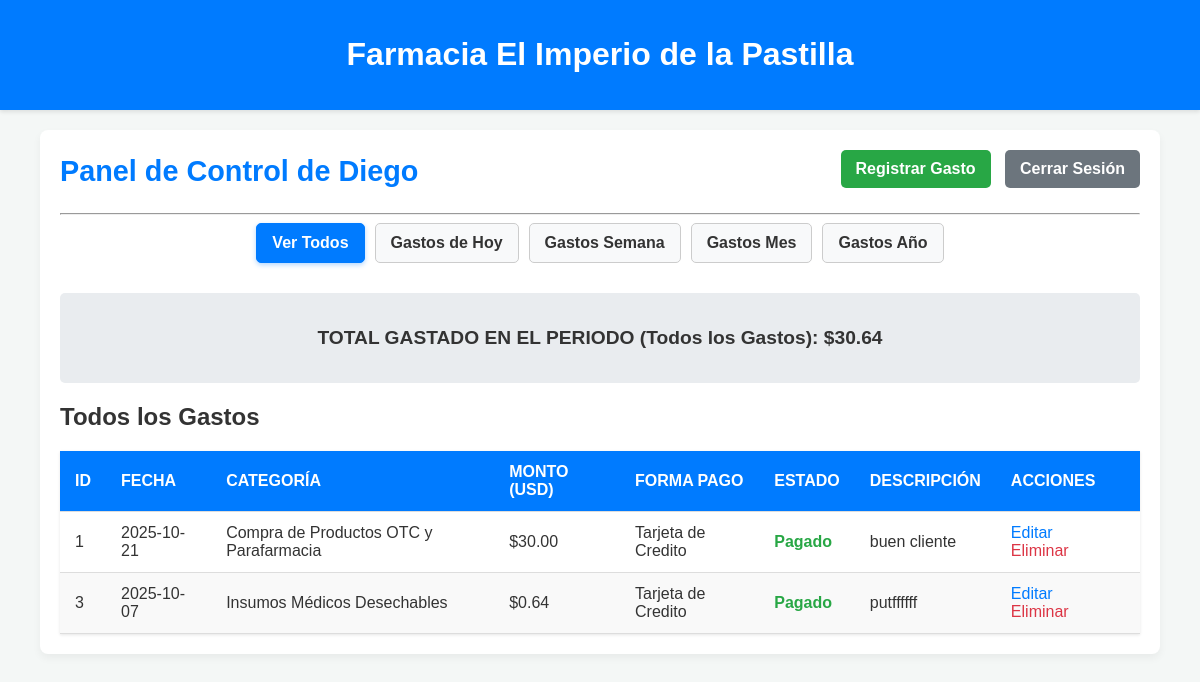
Page /dashboard.php (signed in) on the committed database.
### tables this page shows
CREATE TABLE `gastos` (
  `id` int(11) NOT NULL PRIMARY KEY AUTO_INCREMENT,
  `usuario_id` int(11) NOT NULL,
  `categoria_id` int(11) NOT NULL,
  `fecha` date NOT NULL,
  `monto` decimal(10,2) NOT NULL,
  `pagado` tinyint(1) NOT NULL DEFAULT 0,
  `forma_pago` varchar(100) DEFAULT NULL,
  `descripcion` text DEFAULT NULL,
  FOREIGN KEY (`usuario_id`) REFERENCES `usuarios` (`id`),
  FOREIGN KEY (`categoria_id`) REFERENCES `categorias` (`id`)
);

CREATE TABLE `categorias` (
  `id` int(11) NOT NULL PRIMARY KEY AUTO_INCREMENT,
  `nombre` varchar(100) NOT NULL UNIQUE
);

### dashboard.php (the view, shortened to what this page needs)
<?php
require_once 'includes/db.php';
$user_id = $_SESSION['user_id'];
$user_name = $_SESSION['user_name'] ?? 'Usuario';
$gastos = [];
$total_gastado = 0;
$filter = $_GET['filter'] ?? 'all';
$sql_filter = '';
$filter_name = 'Todos los Gastos';
$params = [$user_id];
switch ($filter) {
    case 'all':
    default:
        $sql_filter = '';
        $filter_name = 'Todos los Gastos';
        break;
}
try {
    $stmt = $db->prepare("
        SELECT g.id, g.fecha, g.monto, g.pagado, g.forma_pago, g.descripcion, c.nombre AS categoria_nombre
        FROM gastos g
        JOIN categorias c ON g.categoria_id = c.id
        WHERE g.usuario_id = ?
        " . $sql_filter . "
        ORDER BY g.fecha DESC, g.id DESC
    ");
    $stmt->execute($params);
    $gastos = $stmt->fetchAll(PDO::FETCH_ASSOC);
    $monto_columna = array_column($gastos, 'monto');
    $total_gastado = array_sum($monto_columna);
} catch (PDOException $e) {
    $mensaje_error = "Error al cargar los gastos: " . $e->getMessage();
}
?>
<!DOCTYPE html>
<html lang="es">
<head>
    <link rel="stylesheet" href="css/style.css">
</head>
<body>
    <header class="header_index">
        <h1><b>Farmacia</b> El Imperio de la Pastilla </h1>
    </header>
    <div class="container">
        <div class="dashboard-actions">
            <h1>Panel de Control de <?php echo htmlspecialchars($user_name); ?></h1>
            <nav>
                <a href="gastos_crear.php" class="btn btn-primary">Registrar Gasto</a>
                <a href="logout.php" class="btn btn-secondary">Cerrar Sesión</a>
            </nav>
        </div>
        <hr>
        <div class="filter-buttons">
            <a href="dashboard.php?filter=all" class="btn <?php echo $filter == 'all' ? 'btn-active' : 'btn-filter'; ?>">Ver Todos</a>
            <a href="dashboard.php?filter=today" class="btn <?php echo $filter == 'today' ? 'btn-active' : 'btn-filter'; ?>">Gastos de Hoy</a>
            <a href="dashboard.php?filter=week" class="btn <?php echo $filter == 'week' ? 'btn-active' : 'btn-filter'; ?>">Gastos Semana</a>
            <a href="dashboard.php?filter=month" class="btn <?php echo $filter == 'month' ? 'btn-active' : 'btn-filter'; ?>">Gastos Mes</a>
            <a href="dashboard.php?filter=year" class="btn <?php echo $filter == 'year' ? 'btn-active' : 'btn-filter'; ?>">Gastos Año</a>
        </div>
        <div class="dashboard-summary">
            <p>TOTAL GASTADO EN EL PERIODO (<?php echo htmlspecialchars($filter_name); ?>): $<?php echo number_format($total_gastado, 2); ?></p>
        </div>
        <h2><?php echo htmlspecialchars($filter_name); ?></h2>
        <?php if (count($gastos) > 0): ?>
            <table>
                <thead>
                    <tr>
                        <th>ID</th>
                        <th>Fecha</th>
                        <th>Categoría</th>
                        <th>Monto (USD)</th>
                        <th>Forma Pago</th>
                        <th>Estado</th>
                        <th>Descripción</th>
                        <th>Acciones</th>
                    </tr>
                </thead>
                <tbody>
                    <?php foreach ($gastos as $gasto): ?>
                        <tr>
                            <td data-label="ID"><?php echo htmlspecialchars($gasto['id']); ?></td>
                            <td data-label="Fecha"><?php echo htmlspecialchars($gasto['fecha']); ?></td>
                            <td data-label="Categoría"><?php echo htmlspecialchars($gasto['categoria_nombre']); ?></td>
                            <td data-label="Monto (USD)">$<?php echo number_format($gasto['monto'], 2); ?></td>
                            <td data-label="Forma Pago"><?php echo htmlspecialchars($gasto['forma_pago']); ?></td>
                            <td data-label="Estado">
                                <?php if ($gasto['pagado']): ?>
                                    <span class="status-pagado">Pagado</span>
                                <?php else: ?>
                                    <span class="status-pendiente">Pendiente</span>
                                <?php endif; ?>
                            </td>
                            <td data-label="Descripción"><?php echo htmlspecialchars(substr($gasto['descripcion'], 0, 50)) . (strlen($gasto['descripcion']) > 50 ? '...' : ''); ?></td>
                            <td data-label="Acciones" class="action-links">
                                <a href="gastos_editar.php?id=<?php echo htmlspecialchars($gasto['id']); ?>">Editar</a>
                                <a href="gastos_eliminar.php?id=<?php echo htmlspecialchars($gasto['id']); ?>"
                                   class="delete-link"
                                   onclick="return confirm('¿Está seguro de que desea eliminar este gasto?');">Eliminar</a>
                            </td>
                        </tr>
                    <?php endforeach; ?>
                </tbody>
            </table>
        <?php else: ?>
            <p style="text-align: center; margin-top: 30px;">No hay gastos registrados para el periodo: **<?php echo htmlspecialchars($filter_name); ?>**.</p>
        <?php endif; ?>
    </div>
</body>
</html>

### css/style.css (style rules this page uses)
.header_index { background-color: #007bff; color: white; padding: 15px 20px; text-align: center; box-shadow: 0 2px 4px rgba(0, 0, 0, 0.1); }
.container { width: 90%; max-width: 1200px; margin: 20px auto; padding: 20px; background-color: #fff; border-radius: 8px; box-shadow: 0 4px 8px rgba(0, 0, 0, 0.05); }
.dashboard-actions { display: flex; justify-content: space-between; align-items: center; margin-bottom: 20px; flex-wrap: wrap; }
.dashboard-actions h1 { font-size: 1.8em; margin: 0; color: #007bff; }
nav a { margin-left: 10px; }
.btn { padding: 10px 15px; text-decoration: none; border-radius: 5px; transition: background-color 0.3s; font-weight: bold; display: inline-block; text-align: center; margin-bottom: 5px; }
.btn-primary { background-color: #28a745; color: white; }
.btn-secondary { background-color: #6c757d; color: white; }
table { width: 100%; border-collapse: collapse; margin-top: 20px; box-shadow: 0 1px 3px rgba(0, 0, 0, 0.1); }
th, td { padding: 12px 15px; text-align: left; border-bottom: 1px solid #ddd; }
th { background-color: #007bff; color: white; font-weight: bold; text-transform: uppercase; }
tr:nth-child(even) { background-color: #f9f9f9; }
.status-pagado { color: #28a745; font-weight: bold; }
.action-links a { margin-right: 10px; color: #007bff; text-decoration: none; }
.delete-link { color: #dc3545 !important; }
.dashboard-summary { padding: 15px; background-color: #e9ecef; border-radius: 5px; margin-bottom: 20px; font-size: 1.2em; font-weight: bold; text-align: center; }
.filter-buttons { display: flex; justify-content: center; gap: 10px; margin-bottom: 25px; flex-wrap: wrap; }
.btn-filter { background-color: #f8f9fa; color: #333; border: 1px solid #ccc; }
.btn-active { background-color: #007bff; color: white; border: 1px solid #007bff; box-shadow: 0 2px 5px rgba(0, 123, 255, 0.3); }

### dashboard.php (style rules this page uses)
body { font-family: Arial, sans-serif; margin: 0; padding: 0; background-color: #f4f7f6; color: #333; }
.header_index { background-color: #007bff; color: white; padding: 15px 20px; text-align: center; box-shadow: 0 2px 4px rgba(0, 0, 0, 0.1); }
.container { width: 90%; max-width: 1200px; margin: 20px auto; padding: 20px; background-color: #fff; border-radius: 8px; box-shadow: 0 4px 8px rgba(0, 0, 0, 0.05); }
.dashboard-actions { display: flex; justify-content: space-between; align-items: center; margin-bottom: 20px; flex-wrap: wrap; }
.dashboard-actions h1 { font-size: 1.8em; margin: 0; color: #007bff; }
nav a { margin-left: 10px; }
.btn { padding: 10px 15px; text-decoration: none; border-radius: 5px; transition: background-color 0.3s; font-weight: bold; display: inline-block; text-align: center; margin-bottom: 5px; }
.btn-primary { background-color: #28a745; color: white; }
.btn-secondary { background-color: #6c757d; color: white; }
table { width: 100%; border-collapse: collapse; margin-top: 20px; box-shadow: 0 1px 3px rgba(0, 0, 0, 0.1); }
th, td { padding: 12px 15px; text-align: left; border-bottom: 1px solid #ddd; }
th { background-color: #007bff; color: white; font-weight: bold; text-transform: uppercase; }
tr:nth-child(even) { background-color: #f9f9f9; }
.status-pagado { color: #28a745; font-weight: bold; }
.action-links a { margin-right: 10px; color: #007bff; text-decoration: none; }
.delete-link { color: #dc3545 !important; }
.dashboard-summary { padding: 15px; background-color: #e9ecef; border-radius: 5px; margin-bottom: 20px; font-size: 1.2em; font-weight: bold; text-align: center; }
.filter-buttons { display: flex; justify-content: center; gap: 10px; margin-bottom: 25px; flex-wrap: wrap; }
.btn-filter { background-color: #f8f9fa; color: #333; border: 1px solid #ccc; }
.btn-active { background-color: #007bff; color: white; border: 1px solid #007bff; box-shadow: 0 2px 5px rgba(0, 123, 255, 0.3); }

### rows in the picture
gastos: id "1", fecha "2025-10-21", categoria.nombre "Compra de Productos OTC y Parafarmacia", monto "30.00", forma_pago "Tarjeta de Credito", pagado "Pagado", descripcion "buen cliente"
gastos: id "3", fecha "2025-10-07", categoria.nombre "Insumos Médicos Desechables", monto "0.64", forma_pago "Tarjeta de Credito", pagado "Pagado", descripcion "putffffff"

### other values in the picture
$user_name "Diego"
$filter_name "Todos los Gastos"
$total_gastado "30.64"
